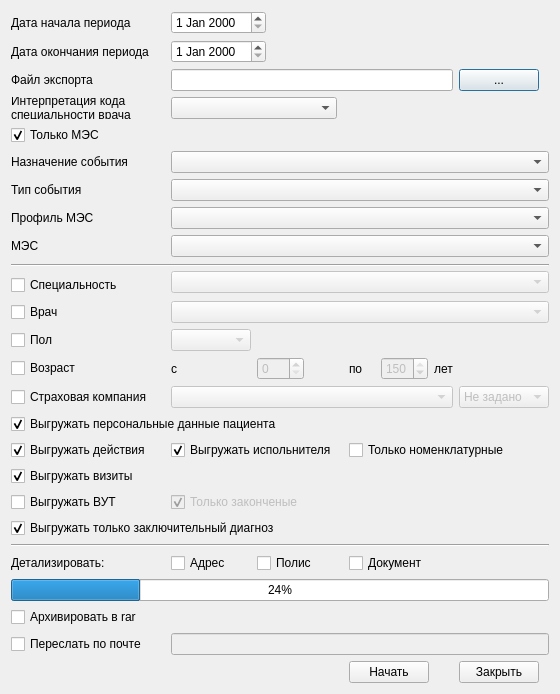
<?xml version="1.0" encoding="UTF-8"?>
<ui version="4.0">
 <class>ExportPrimaryDocInXmlDialog</class>
 <widget class="QDialog" name="ExportPrimaryDocInXmlDialog">
  <property name="geometry">
   <rect>
    <x>0</x>
    <y>0</y>
    <width>538</width>
    <height>678</height>
   </rect>
  </property>
  <property name="sizePolicy">
   <sizepolicy hsizetype="Preferred" vsizetype="Preferred">
    <horstretch>0</horstretch>
    <verstretch>0</verstretch>
   </sizepolicy>
  </property>
  <property name="windowTitle">
   <string>Dialog</string>
  </property>
  <layout class="QGridLayout" name="gridLayout">
   <item row="0" column="0">
    <widget class="QLabel" name="lblDateFrom">
     <property name="sizePolicy">
      <sizepolicy hsizetype="Preferred" vsizetype="Preferred">
       <horstretch>0</horstretch>
       <verstretch>0</verstretch>
      </sizepolicy>
     </property>
     <property name="text">
      <string>Дата начала периода</string>
     </property>
    </widget>
   </item>
   <item row="0" column="3" colspan="3">
    <widget class="CDateEdit" name="edtDateFrom">
     <property name="sizePolicy">
      <sizepolicy hsizetype="Maximum" vsizetype="Fixed">
       <horstretch>0</horstretch>
       <verstretch>0</verstretch>
      </sizepolicy>
     </property>
    </widget>
   </item>
   <item row="1" column="0">
    <widget class="QLabel" name="lblDateTo">
     <property name="sizePolicy">
      <sizepolicy hsizetype="Preferred" vsizetype="Preferred">
       <horstretch>0</horstretch>
       <verstretch>0</verstretch>
      </sizepolicy>
     </property>
     <property name="text">
      <string>Дата окончания периода</string>
     </property>
    </widget>
   </item>
   <item row="1" column="3" colspan="3">
    <widget class="CDateEdit" name="edtDateTo">
     <property name="sizePolicy">
      <sizepolicy hsizetype="Maximum" vsizetype="Fixed">
       <horstretch>0</horstretch>
       <verstretch>0</verstretch>
      </sizepolicy>
     </property>
    </widget>
   </item>
   <item row="2" column="0">
    <widget class="QLabel" name="lblFilePath">
     <property name="text">
      <string>Файл экспорта</string>
     </property>
    </widget>
   </item>
   <item row="2" column="3" colspan="6">
    <widget class="QLineEdit" name="edtFilePath"/>
   </item>
   <item row="2" column="9">
    <widget class="QPushButton" name="btnOpenFilePath">
     <property name="sizePolicy">
      <sizepolicy hsizetype="Maximum" vsizetype="Fixed">
       <horstretch>0</horstretch>
       <verstretch>0</verstretch>
      </sizepolicy>
     </property>
     <property name="text">
      <string>...</string>
     </property>
    </widget>
   </item>
   <item row="4" column="0">
    <widget class="QCheckBox" name="chkOnlyMes">
     <property name="sizePolicy">
      <sizepolicy hsizetype="Preferred" vsizetype="Fixed">
       <horstretch>0</horstretch>
       <verstretch>0</verstretch>
      </sizepolicy>
     </property>
     <property name="text">
      <string>Только МЭС</string>
     </property>
     <property name="checked">
      <bool>true</bool>
     </property>
    </widget>
   </item>
   <item row="5" column="0">
    <widget class="QLabel" name="lblEventPurpose">
     <property name="text">
      <string>Назначение события</string>
     </property>
    </widget>
   </item>
   <item row="5" column="3" colspan="7">
    <widget class="CRBComboBox" name="cmbEventPurpose"/>
   </item>
   <item row="6" column="0">
    <widget class="QLabel" name="lblEventType">
     <property name="sizePolicy">
      <sizepolicy hsizetype="Preferred" vsizetype="Preferred">
       <horstretch>0</horstretch>
       <verstretch>0</verstretch>
      </sizepolicy>
     </property>
     <property name="text">
      <string>Тип события</string>
     </property>
     <property name="buddy">
      <cstring>cmbEventType</cstring>
     </property>
    </widget>
   </item>
   <item row="7" column="0">
    <widget class="QLabel" name="lblEventProfile">
     <property name="text">
      <string>Профиль МЭС</string>
     </property>
    </widget>
   </item>
   <item row="7" column="3" colspan="7">
    <widget class="CRBComboBox" name="cmbEventProfile"/>
   </item>
   <item row="8" column="0">
    <widget class="QLabel" name="lblMes">
     <property name="sizePolicy">
      <sizepolicy hsizetype="Preferred" vsizetype="Preferred">
       <horstretch>0</horstretch>
       <verstretch>0</verstretch>
      </sizepolicy>
     </property>
     <property name="text">
      <string>МЭС</string>
     </property>
     <property name="buddy">
      <cstring>cmbMes</cstring>
     </property>
    </widget>
   </item>
   <item row="8" column="3" colspan="7">
    <widget class="CMESComboBox" name="cmbMes"/>
   </item>
   <item row="9" column="0" rowspan="2" colspan="10">
    <widget class="Line" name="line">
     <property name="orientation">
      <enum>Qt::Horizontal</enum>
     </property>
    </widget>
   </item>
   <item row="11" column="0">
    <widget class="QCheckBox" name="chkSpeciality">
     <property name="sizePolicy">
      <sizepolicy hsizetype="Preferred" vsizetype="Fixed">
       <horstretch>0</horstretch>
       <verstretch>0</verstretch>
      </sizepolicy>
     </property>
     <property name="text">
      <string>Специальность</string>
     </property>
    </widget>
   </item>
   <item row="10" column="3" rowspan="2" colspan="7">
    <widget class="CRBComboBox" name="cmbSpeciality">
     <property name="enabled">
      <bool>false</bool>
     </property>
    </widget>
   </item>
   <item row="12" column="0">
    <widget class="QCheckBox" name="chkDoctor">
     <property name="sizePolicy">
      <sizepolicy hsizetype="Preferred" vsizetype="Fixed">
       <horstretch>0</horstretch>
       <verstretch>0</verstretch>
      </sizepolicy>
     </property>
     <property name="text">
      <string>Врач</string>
     </property>
    </widget>
   </item>
   <item row="12" column="3" colspan="7">
    <widget class="CPersonComboBoxEx" name="cmbDoctor">
     <property name="enabled">
      <bool>false</bool>
     </property>
    </widget>
   </item>
   <item row="13" column="0">
    <widget class="QCheckBox" name="chkSex">
     <property name="sizePolicy">
      <sizepolicy hsizetype="Preferred" vsizetype="Fixed">
       <horstretch>0</horstretch>
       <verstretch>0</verstretch>
      </sizepolicy>
     </property>
     <property name="text">
      <string>Пол</string>
     </property>
    </widget>
   </item>
   <item row="13" column="3">
    <widget class="QComboBox" name="cmbSex">
     <property name="enabled">
      <bool>false</bool>
     </property>
     <item>
      <property name="text">
       <string/>
      </property>
     </item>
     <item>
      <property name="text">
       <string>М</string>
      </property>
     </item>
     <item>
      <property name="text">
       <string>Ж</string>
      </property>
     </item>
    </widget>
   </item>
   <item row="14" column="0">
    <widget class="QCheckBox" name="chkAge">
     <property name="sizePolicy">
      <sizepolicy hsizetype="Preferred" vsizetype="Fixed">
       <horstretch>0</horstretch>
       <verstretch>0</verstretch>
      </sizepolicy>
     </property>
     <property name="text">
      <string>Возраст</string>
     </property>
    </widget>
   </item>
   <item row="14" column="4" colspan="2">
    <widget class="QSpinBox" name="edtAgeBegin">
     <property name="enabled">
      <bool>false</bool>
     </property>
     <property name="sizePolicy">
      <sizepolicy hsizetype="Maximum" vsizetype="Fixed">
       <horstretch>0</horstretch>
       <verstretch>0</verstretch>
      </sizepolicy>
     </property>
     <property name="maximum">
      <number>150</number>
     </property>
    </widget>
   </item>
   <item row="14" column="6">
    <widget class="QLabel" name="label_5">
     <property name="sizePolicy">
      <sizepolicy hsizetype="Preferred" vsizetype="Preferred">
       <horstretch>0</horstretch>
       <verstretch>0</verstretch>
      </sizepolicy>
     </property>
     <property name="text">
      <string>по</string>
     </property>
    </widget>
   </item>
   <item row="14" column="7">
    <widget class="QSpinBox" name="edtAgeEnd">
     <property name="enabled">
      <bool>false</bool>
     </property>
     <property name="sizePolicy">
      <sizepolicy hsizetype="Maximum" vsizetype="Fixed">
       <horstretch>0</horstretch>
       <verstretch>0</verstretch>
      </sizepolicy>
     </property>
     <property name="maximum">
      <number>150</number>
     </property>
     <property name="value">
      <number>150</number>
     </property>
    </widget>
   </item>
   <item row="14" column="8">
    <widget class="QLabel" name="label">
     <property name="sizePolicy">
      <sizepolicy hsizetype="Minimum" vsizetype="Preferred">
       <horstretch>0</horstretch>
       <verstretch>0</verstretch>
      </sizepolicy>
     </property>
     <property name="text">
      <string>лет</string>
     </property>
    </widget>
   </item>
   <item row="14" column="9">
    <spacer name="horizontalSpacer_2">
     <property name="orientation">
      <enum>Qt::Horizontal</enum>
     </property>
     <property name="sizeHint" stdset="0">
      <size>
       <width>40</width>
       <height>20</height>
      </size>
     </property>
    </spacer>
   </item>
   <item row="16" column="0" colspan="7">
    <widget class="QCheckBox" name="chkExportClientData">
     <property name="sizePolicy">
      <sizepolicy hsizetype="Preferred" vsizetype="Fixed">
       <horstretch>0</horstretch>
       <verstretch>0</verstretch>
      </sizepolicy>
     </property>
     <property name="text">
      <string>Выгружать персональные данные пациента</string>
     </property>
     <property name="checked">
      <bool>true</bool>
     </property>
    </widget>
   </item>
   <item row="17" column="0" colspan="3">
    <widget class="QCheckBox" name="chkExportActions">
     <property name="sizePolicy">
      <sizepolicy hsizetype="Preferred" vsizetype="Fixed">
       <horstretch>0</horstretch>
       <verstretch>0</verstretch>
      </sizepolicy>
     </property>
     <property name="text">
      <string>Выгружать действия</string>
     </property>
     <property name="checked">
      <bool>true</bool>
     </property>
    </widget>
   </item>
   <item row="18" column="0" colspan="3">
    <widget class="QCheckBox" name="chkExportVisits">
     <property name="sizePolicy">
      <sizepolicy hsizetype="Preferred" vsizetype="Fixed">
       <horstretch>0</horstretch>
       <verstretch>0</verstretch>
      </sizepolicy>
     </property>
     <property name="text">
      <string>Выгружать визиты</string>
     </property>
     <property name="checked">
      <bool>true</bool>
     </property>
    </widget>
   </item>
   <item row="19" column="0" colspan="3">
    <widget class="QCheckBox" name="chkExportTempInvalid">
     <property name="enabled">
      <bool>true</bool>
     </property>
     <property name="sizePolicy">
      <sizepolicy hsizetype="Preferred" vsizetype="Fixed">
       <horstretch>0</horstretch>
       <verstretch>0</verstretch>
      </sizepolicy>
     </property>
     <property name="text">
      <string>Выгружать ВУТ</string>
     </property>
    </widget>
   </item>
   <item row="24" column="0" colspan="10">
    <widget class="CProgressBar" name="progressBar">
     <property name="value">
      <number>24</number>
     </property>
    </widget>
   </item>
   <item row="25" column="0">
    <widget class="QCheckBox" name="chkMakeRar">
     <property name="sizePolicy">
      <sizepolicy hsizetype="Preferred" vsizetype="Fixed">
       <horstretch>0</horstretch>
       <verstretch>0</verstretch>
      </sizepolicy>
     </property>
     <property name="text">
      <string>Архивировать в rar</string>
     </property>
    </widget>
   </item>
   <item row="26" column="0">
    <widget class="QCheckBox" name="chkSendEmail">
     <property name="sizePolicy">
      <sizepolicy hsizetype="Preferred" vsizetype="Fixed">
       <horstretch>0</horstretch>
       <verstretch>0</verstretch>
      </sizepolicy>
     </property>
     <property name="text">
      <string>Переслать по почте</string>
     </property>
    </widget>
   </item>
   <item row="26" column="3" colspan="7">
    <widget class="QLineEdit" name="edtSendEmail">
     <property name="enabled">
      <bool>false</bool>
     </property>
     <property name="sizePolicy">
      <sizepolicy hsizetype="Expanding" vsizetype="Fixed">
       <horstretch>0</horstretch>
       <verstretch>0</verstretch>
      </sizepolicy>
     </property>
    </widget>
   </item>
   <item row="27" column="0">
    <spacer name="horizontalSpacer">
     <property name="orientation">
      <enum>Qt::Horizontal</enum>
     </property>
     <property name="sizeHint" stdset="0">
      <size>
       <width>40</width>
       <height>20</height>
      </size>
     </property>
    </spacer>
   </item>
   <item row="27" column="6" colspan="3">
    <widget class="QPushButton" name="btnStart">
     <property name="sizePolicy">
      <sizepolicy hsizetype="Maximum" vsizetype="Fixed">
       <horstretch>0</horstretch>
       <verstretch>0</verstretch>
      </sizepolicy>
     </property>
     <property name="text">
      <string>Начать</string>
     </property>
    </widget>
   </item>
   <item row="27" column="9">
    <widget class="QPushButton" name="btnClose">
     <property name="sizePolicy">
      <sizepolicy hsizetype="Maximum" vsizetype="Fixed">
       <horstretch>0</horstretch>
       <verstretch>0</verstretch>
      </sizepolicy>
     </property>
     <property name="text">
      <string>Закрыть</string>
     </property>
    </widget>
   </item>
   <item row="28" column="6">
    <spacer name="verticalSpacer">
     <property name="orientation">
      <enum>Qt::Vertical</enum>
     </property>
     <property name="sizeHint" stdset="0">
      <size>
       <width>20</width>
       <height>40</height>
      </size>
     </property>
    </spacer>
   </item>
   <item row="6" column="3" colspan="7">
    <widget class="CRBComboBox" name="cmbEventType"/>
   </item>
   <item row="14" column="3">
    <widget class="QLabel" name="label_2">
     <property name="sizePolicy">
      <sizepolicy hsizetype="Minimum" vsizetype="Preferred">
       <horstretch>0</horstretch>
       <verstretch>0</verstretch>
      </sizepolicy>
     </property>
     <property name="text">
      <string>с</string>
     </property>
    </widget>
   </item>
   <item row="15" column="0">
    <widget class="QCheckBox" name="chkInsurer">
     <property name="sizePolicy">
      <sizepolicy hsizetype="Preferred" vsizetype="Fixed">
       <horstretch>0</horstretch>
       <verstretch>0</verstretch>
      </sizepolicy>
     </property>
     <property name="text">
      <string>Страховая компания</string>
     </property>
    </widget>
   </item>
   <item row="15" column="3" colspan="6">
    <widget class="CInsurerComboBox" name="cmbInsurer">
     <property name="enabled">
      <bool>false</bool>
     </property>
    </widget>
   </item>
   <item row="15" column="9">
    <widget class="QComboBox" name="cmbPolicyType">
     <property name="enabled">
      <bool>false</bool>
     </property>
     <item>
      <property name="text">
       <string>Не задано</string>
      </property>
     </item>
     <item>
      <property name="text">
       <string>ОМС</string>
      </property>
     </item>
     <item>
      <property name="text">
       <string>ДМС</string>
      </property>
     </item>
    </widget>
   </item>
   <item row="23" column="0" colspan="3">
    <widget class="QLabel" name="lblDetail">
     <property name="text">
      <string>Детализировать: </string>
     </property>
    </widget>
   </item>
   <item row="22" column="0" colspan="10">
    <widget class="Line" name="line_2">
     <property name="orientation">
      <enum>Qt::Horizontal</enum>
     </property>
    </widget>
   </item>
   <item row="17" column="6" colspan="4">
    <widget class="QCheckBox" name="chkOnlyNomenclativeActions">
     <property name="text">
      <string>Только номенклатурные</string>
     </property>
    </widget>
   </item>
   <item row="17" column="3" colspan="2">
    <widget class="QCheckBox" name="chkActionExecPerson">
     <property name="text">
      <string>Выгружать испольнителя</string>
     </property>
     <property name="checked">
      <bool>true</bool>
     </property>
    </widget>
   </item>
   <item row="19" column="3" colspan="7">
    <widget class="QCheckBox" name="chkExportOnlyExecutedTempInvalid">
     <property name="enabled">
      <bool>false</bool>
     </property>
     <property name="text">
      <string>Только законченые</string>
     </property>
     <property name="checked">
      <bool>true</bool>
     </property>
    </widget>
   </item>
   <item row="3" column="0" colspan="3">
    <widget class="QLabel" name="label_3">
     <property name="text">
      <string>Интерпретация кода специальности врача</string>
     </property>
     <property name="wordWrap">
      <bool>true</bool>
     </property>
    </widget>
   </item>
   <item row="3" column="3" colspan="2">
    <widget class="QComboBox" name="cmbPersonSpecialityCode"/>
   </item>
   <item row="23" column="6" colspan="2">
    <widget class="QCheckBox" name="chkDocumentDetail">
     <property name="text">
      <string>Документ</string>
     </property>
    </widget>
   </item>
   <item row="23" column="4">
    <widget class="QCheckBox" name="chkPolicyDetail">
     <property name="text">
      <string>Полис</string>
     </property>
    </widget>
   </item>
   <item row="23" column="3">
    <widget class="QCheckBox" name="chkAddressDetail">
     <property name="text">
      <string>Адрес</string>
     </property>
    </widget>
   </item>
   <item row="20" column="0" colspan="10">
    <widget class="QCheckBox" name="chkOnlyEndDiagnostic">
     <property name="text">
      <string>Выгружать только заключительный диагноз</string>
     </property>
     <property name="checked">
      <bool>true</bool>
     </property>
    </widget>
   </item>
  </layout>
 </widget>
 <customwidgets>
  <customwidget>
   <class>CRBComboBox</class>
   <extends>QComboBox</extends>
   <header>library/crbcombobox.h</header>
  </customwidget>
  <customwidget>
   <class>CPersonComboBoxEx</class>
   <extends>QComboBox</extends>
   <header>Orgs/PersonComboBoxEx.h</header>
  </customwidget>
  <customwidget>
   <class>CDateEdit</class>
   <extends>QDateEdit</extends>
   <header>library/DateEdit.h</header>
  </customwidget>
  <customwidget>
   <class>CInsurerComboBox</class>
   <extends>QComboBox</extends>
   <header>Orgs/OrgComboBox.h</header>
  </customwidget>
  <customwidget>
   <class>CMESComboBox</class>
   <extends>QComboBox</extends>
   <header>library/MES/MESComboBox.h</header>
  </customwidget>
  <customwidget>
   <class>CProgressBar</class>
   <extends>QProgressBar</extends>
   <header>library/ProgressBar.h</header>
  </customwidget>
 </customwidgets>
 <resources/>
 <connections>
  <connection>
   <sender>chkSendEmail</sender>
   <signal>clicked(bool)</signal>
   <receiver>edtSendEmail</receiver>
   <slot>setEnabled(bool)</slot>
   <hints>
    <hint type="sourcelabel">
     <x>122</x>
     <y>607</y>
    </hint>
    <hint type="destinationlabel">
     <x>466</x>
     <y>609</y>
    </hint>
   </hints>
  </connection>
  <connection>
   <sender>chkSpeciality</sender>
   <signal>clicked(bool)</signal>
   <receiver>cmbSpeciality</receiver>
   <slot>setEnabled(bool)</slot>
   <hints>
    <hint type="sourcelabel">
     <x>62</x>
     <y>264</y>
    </hint>
    <hint type="destinationlabel">
     <x>224</x>
     <y>262</y>
    </hint>
   </hints>
  </connection>
  <connection>
   <sender>chkDoctor</sender>
   <signal>clicked(bool)</signal>
   <receiver>cmbDoctor</receiver>
   <slot>setEnabled(bool)</slot>
   <hints>
    <hint type="sourcelabel">
     <x>57</x>
     <y>292</y>
    </hint>
    <hint type="destinationlabel">
     <x>224</x>
     <y>293</y>
    </hint>
   </hints>
  </connection>
  <connection>
   <sender>chkSex</sender>
   <signal>clicked(bool)</signal>
   <receiver>cmbSex</receiver>
   <slot>setEnabled(bool)</slot>
   <hints>
    <hint type="sourcelabel">
     <x>52</x>
     <y>321</y>
    </hint>
    <hint type="destinationlabel">
     <x>281</x>
     <y>323</y>
    </hint>
   </hints>
  </connection>
  <connection>
   <sender>chkAge</sender>
   <signal>clicked(bool)</signal>
   <receiver>edtAgeBegin</receiver>
   <slot>setEnabled(bool)</slot>
   <hints>
    <hint type="sourcelabel">
     <x>74</x>
     <y>350</y>
    </hint>
    <hint type="destinationlabel">
     <x>339</x>
     <y>353</y>
    </hint>
   </hints>
  </connection>
  <connection>
   <sender>chkAge</sender>
   <signal>clicked(bool)</signal>
   <receiver>edtAgeEnd</receiver>
   <slot>setEnabled(bool)</slot>
   <hints>
    <hint type="sourcelabel">
     <x>61</x>
     <y>350</y>
    </hint>
    <hint type="destinationlabel">
     <x>455</x>
     <y>353</y>
    </hint>
   </hints>
  </connection>
  <connection>
   <sender>chkOnlyMes</sender>
   <signal>clicked(bool)</signal>
   <receiver>cmbEventPurpose</receiver>
   <slot>setEnabled(bool)</slot>
   <hints>
    <hint type="sourcelabel">
     <x>62</x>
     <y>102</y>
    </hint>
    <hint type="destinationlabel">
     <x>216</x>
     <y>143</y>
    </hint>
   </hints>
  </connection>
  <connection>
   <sender>chkOnlyMes</sender>
   <signal>clicked(bool)</signal>
   <receiver>cmbEventType</receiver>
   <slot>setEnabled(bool)</slot>
   <hints>
    <hint type="sourcelabel">
     <x>50</x>
     <y>103</y>
    </hint>
    <hint type="destinationlabel">
     <x>378</x>
     <y>172</y>
    </hint>
   </hints>
  </connection>
  <connection>
   <sender>chkOnlyMes</sender>
   <signal>clicked(bool)</signal>
   <receiver>cmbEventProfile</receiver>
   <slot>setEnabled(bool)</slot>
   <hints>
    <hint type="sourcelabel">
     <x>30</x>
     <y>110</y>
    </hint>
    <hint type="destinationlabel">
     <x>355</x>
     <y>201</y>
    </hint>
   </hints>
  </connection>
  <connection>
   <sender>chkOnlyMes</sender>
   <signal>clicked(bool)</signal>
   <receiver>cmbMes</receiver>
   <slot>setEnabled(bool)</slot>
   <hints>
    <hint type="sourcelabel">
     <x>12</x>
     <y>98</y>
    </hint>
    <hint type="destinationlabel">
     <x>357</x>
     <y>230</y>
    </hint>
   </hints>
  </connection>
  <connection>
   <sender>chkExportTempInvalid</sender>
   <signal>clicked(bool)</signal>
   <receiver>chkExportOnlyExecutedTempInvalid</receiver>
   <slot>setEnabled(bool)</slot>
   <hints>
    <hint type="sourcelabel">
     <x>94</x>
     <y>482</y>
    </hint>
    <hint type="destinationlabel">
     <x>567</x>
     <y>490</y>
    </hint>
   </hints>
  </connection>
  <connection>
   <sender>chkExportActions</sender>
   <signal>clicked(bool)</signal>
   <receiver>chkOnlyNomenclativeActions</receiver>
   <slot>setEnabled(bool)</slot>
   <hints>
    <hint type="sourcelabel">
     <x>113</x>
     <y>425</y>
    </hint>
    <hint type="destinationlabel">
     <x>567</x>
     <y>436</y>
    </hint>
   </hints>
  </connection>
  <connection>
   <sender>chkInsurer</sender>
   <signal>clicked(bool)</signal>
   <receiver>cmbInsurer</receiver>
   <slot>setEnabled(bool)</slot>
   <hints>
    <hint type="sourcelabel">
     <x>106</x>
     <y>371</y>
    </hint>
    <hint type="destinationlabel">
     <x>369</x>
     <y>382</y>
    </hint>
   </hints>
  </connection>
  <connection>
   <sender>chkInsurer</sender>
   <signal>clicked(bool)</signal>
   <receiver>cmbPolicyType</receiver>
   <slot>setEnabled(bool)</slot>
   <hints>
    <hint type="sourcelabel">
     <x>51</x>
     <y>371</y>
    </hint>
    <hint type="destinationlabel">
     <x>567</x>
     <y>382</y>
    </hint>
   </hints>
  </connection>
  <connection>
   <sender>chkExportActions</sender>
   <signal>clicked(bool)</signal>
   <receiver>chkActionExecPerson</receiver>
   <slot>setEnabled(bool)</slot>
   <hints>
    <hint type="sourcelabel">
     <x>89</x>
     <y>427</y>
    </hint>
    <hint type="destinationlabel">
     <x>253</x>
     <y>423</y>
    </hint>
   </hints>
  </connection>
 </connections>
</ui>
